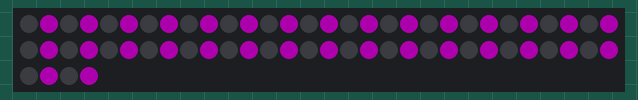
The sketch below on a simulated Arduino Uno, built with avr-gcc and run on an emulated ATmega328P. On the bench: 64 RGB LEDs in strip order, left to right, continuing on the next row. Dim RGB values are drawn brighter than linear.

Above: at 0.1 s.

The sketch:

Neo6.ino
```cpp
/*
  NeoPixel Arrays Spark Challenge
  Cameron Acton
*/

//Hello World Test for an 8x8 NeoPixel array
//This test was designed to make every other column of LEDs in the matrix turn on

#include <Adafruit_NeoPixel.h>

//NeoPixel strip init
const int stripPin = 6;
Adafruit_NeoPixel strip(64, stripPin);

void setup() {
  strip.begin();
  strip.clear();

  strip.setBrightness(50);
}

void loop() {
  for (int i = 0; i < strip.numPixels(); i++) {
    if (i % 2 > 0) {
      strip.setPixelColor(i, 255, 0, 255);
    } else {
      strip.setPixelColor(i, 0, 0, 0);
    }
  }
  strip.show();
}
```
